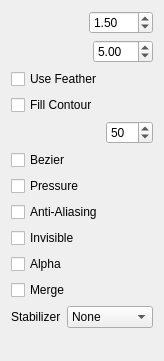
<?xml version="1.0" encoding="UTF-8"?>
<ui version="4.0">
 <class>ToolOptions</class>
 <widget class="QWidget" name="ToolOptions">
  <property name="geometry">
   <rect>
    <x>0</x>
    <y>0</y>
    <width>164</width>
    <height>361</height>
   </rect>
  </property>
  <property name="windowTitle">
   <string>Form</string>
  </property>
  <layout class="QVBoxLayout" name="verticalLayout">
   <item>
    <layout class="QHBoxLayout" name="horizontalLayout_2">
     <item>
      <widget class="SpinSlider" name="sizeSlider" native="true">
       <property name="toolTip">
        <string>Set Pen Width &lt;br&gt;&lt;b&gt;[SHIFT]+drag&lt;/b&gt;&lt;br&gt;for quick adjustment</string>
       </property>
      </widget>
     </item>
     <item>
      <widget class="QDoubleSpinBox" name="brushSpinBox">
       <property name="sizePolicy">
        <sizepolicy hsizetype="Fixed" vsizetype="Fixed">
         <horstretch>0</horstretch>
         <verstretch>0</verstretch>
        </sizepolicy>
       </property>
       <property name="minimumSize">
        <size>
         <width>60</width>
         <height>0</height>
        </size>
       </property>
       <property name="minimum">
        <double>0.500000000000000</double>
       </property>
       <property name="maximum">
        <double>200.000000000000000</double>
       </property>
       <property name="value">
        <double>1.500000000000000</double>
       </property>
      </widget>
     </item>
    </layout>
   </item>
   <item>
    <layout class="QHBoxLayout" name="horizontalLayout">
     <item>
      <widget class="SpinSlider" name="featherSlider" native="true">
       <property name="toolTip">
        <string>Set Pen Feather &lt;br&gt;&lt;b&gt;[CTRL]+drag&lt;/b&gt;&lt;br&gt;for quick adjustment</string>
       </property>
      </widget>
     </item>
     <item>
      <widget class="QDoubleSpinBox" name="featherSpinBox">
       <property name="sizePolicy">
        <sizepolicy hsizetype="Fixed" vsizetype="Fixed">
         <horstretch>0</horstretch>
         <verstretch>0</verstretch>
        </sizepolicy>
       </property>
       <property name="minimumSize">
        <size>
         <width>60</width>
         <height>0</height>
        </size>
       </property>
       <property name="minimum">
        <double>0.100000000000000</double>
       </property>
       <property name="maximum">
        <double>99.000000000000000</double>
       </property>
       <property name="value">
        <double>5.000000000000000</double>
       </property>
      </widget>
     </item>
    </layout>
   </item>
   <item>
    <widget class="QCheckBox" name="useFeatherBox">
     <property name="toolTip">
      <string>Enable or disable feathering</string>
     </property>
     <property name="text">
      <string>Use Feather</string>
     </property>
    </widget>
   </item>
   <item>
    <widget class="QCheckBox" name="fillContourBox">
     <property name="toolTip">
      <string>Contour will be filled</string>
     </property>
     <property name="text">
      <string>Fill Contour</string>
     </property>
    </widget>
   </item>
   <item>
    <layout class="QHBoxLayout" name="horizontalLayout_3" stretch="1,0">
     <item>
      <widget class="SpinSlider" name="toleranceSlider" native="true">
       <property name="toolTip">
        <string>The extent to which the color variation will be treated as being equal</string>
       </property>
      </widget>
     </item>
     <item>
      <widget class="QSpinBox" name="toleranceSpinBox">
       <property name="maximum">
        <number>100</number>
       </property>
       <property name="value">
        <number>50</number>
       </property>
      </widget>
     </item>
    </layout>
   </item>
   <item>
    <widget class="QCheckBox" name="useBezierBox">
     <property name="text">
      <string>Bezier</string>
     </property>
    </widget>
   </item>
   <item>
    <widget class="QCheckBox" name="usePressureBox">
     <property name="text">
      <string comment="Brush">Pressure</string>
     </property>
    </widget>
   </item>
   <item>
    <widget class="QCheckBox" name="useAABox">
     <property name="text">
      <string comment="Brush AA">Anti-Aliasing</string>
     </property>
    </widget>
   </item>
   <item>
    <widget class="QCheckBox" name="makeInvisibleBox">
     <property name="toolTip">
      <string>Make invisible</string>
     </property>
     <property name="text">
      <string>Invisible</string>
     </property>
    </widget>
   </item>
   <item>
    <widget class="QCheckBox" name="preserveAlphaBox">
     <property name="toolTip">
      <string>Preserve Alpha</string>
     </property>
     <property name="text">
      <string>Alpha</string>
     </property>
    </widget>
   </item>
   <item>
    <widget class="QCheckBox" name="vectorMergeBox">
     <property name="toolTip">
      <string>Merge vector lines when they are close together</string>
     </property>
     <property name="text">
      <string comment="Vector line merge">Merge</string>
     </property>
    </widget>
   </item>
   <item>
    <layout class="QHBoxLayout" name="horizontalLayout_4" stretch="0,1">
     <item>
      <widget class="QLabel" name="stabilizerLabel">
       <property name="sizePolicy">
        <sizepolicy hsizetype="Minimum" vsizetype="Minimum">
         <horstretch>0</horstretch>
         <verstretch>0</verstretch>
        </sizepolicy>
       </property>
       <property name="text">
        <string>Stabilizer</string>
       </property>
      </widget>
     </item>
     <item>
      <widget class="QComboBox" name="inpolLevelsCombo">
       <item>
        <property name="text">
         <string comment="Stabilizer option">None</string>
        </property>
       </item>
       <item>
        <property name="text">
         <string comment="Stabilizer option">Simple</string>
        </property>
       </item>
       <item>
        <property name="text">
         <string comment="Stabilizer option">Strong</string>
        </property>
       </item>
      </widget>
     </item>
    </layout>
   </item>
   <item>
    <spacer name="verticalSpacer">
     <property name="orientation">
      <enum>Qt::Vertical</enum>
     </property>
     <property name="sizeHint" stdset="0">
      <size>
       <width>20</width>
       <height>40</height>
      </size>
     </property>
    </spacer>
   </item>
  </layout>
 </widget>
 <customwidgets>
  <customwidget>
   <class>SpinSlider</class>
   <extends>QWidget</extends>
   <header>spinslider.h</header>
   <container>1</container>
  </customwidget>
 </customwidgets>
 <resources/>
 <connections/>
</ui>
